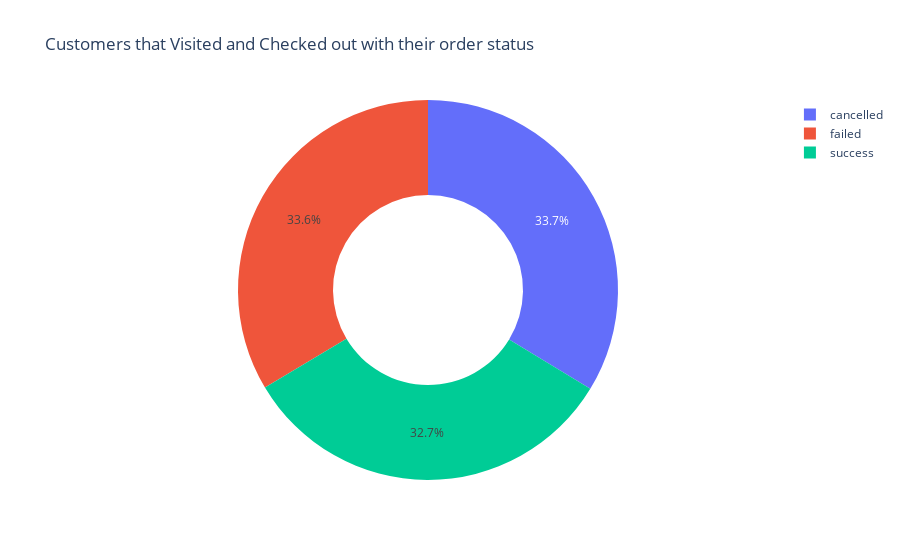

This figure's notebook cell:
### Markdown cell above
#### Visited and Checkedout

### Code cell
visit_status = event_visit_type.groupby('status')['customer_id'].nunique()
fig = go.Figure(data=go.Pie(labels=visit_status.index, values=visit_status, hole=0.5))
fig.update_layout(title = 'Customers that Visited and Checked out with their order status')
fig.show()

### Figure 1 — Plotly figure (JSON) as saved in the notebook; plotly's stock layout.template omitted (floating-point values rounded to 4 significant figures)
{"data": [{"hole": 0.5, "labels": ["cancelled", "failed", "success"], "type": "pie", "values": [3089, 3078, 2998]}], "layout": {"title": {"text": "Customers that Visited and Checked out with their order status"}}}
